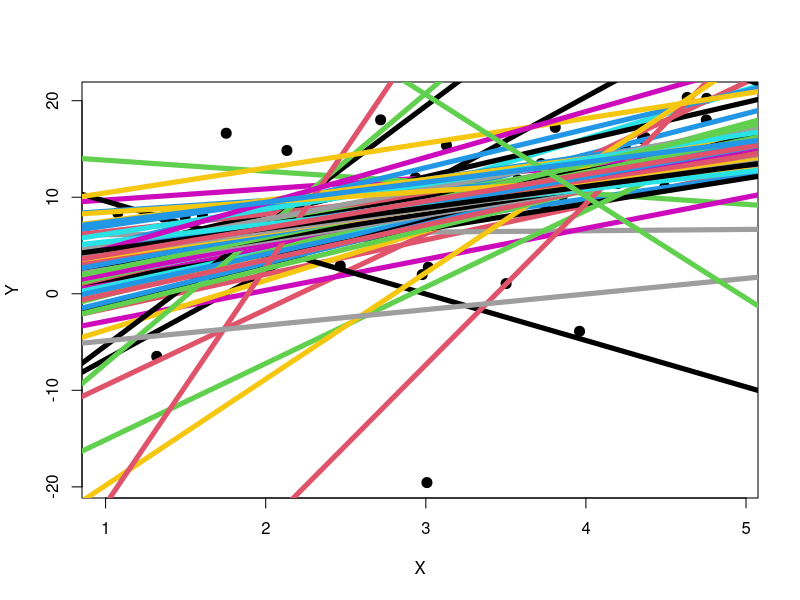
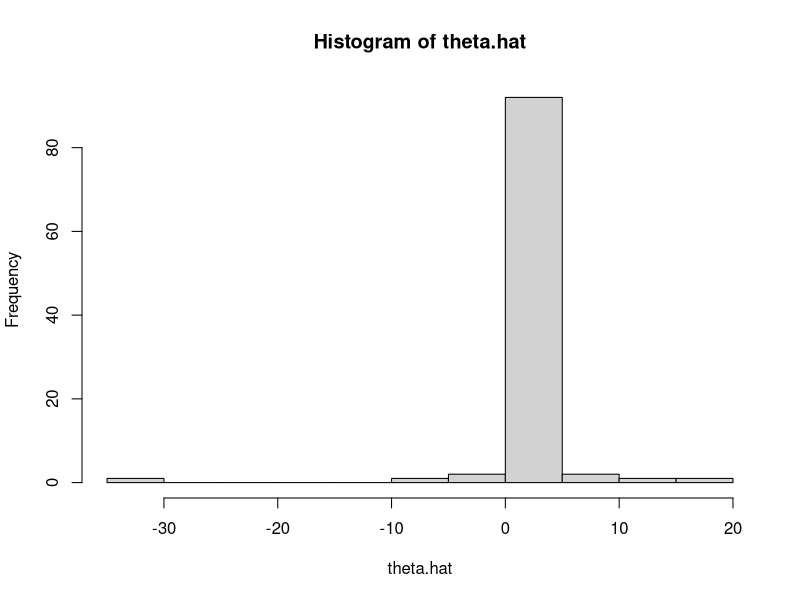
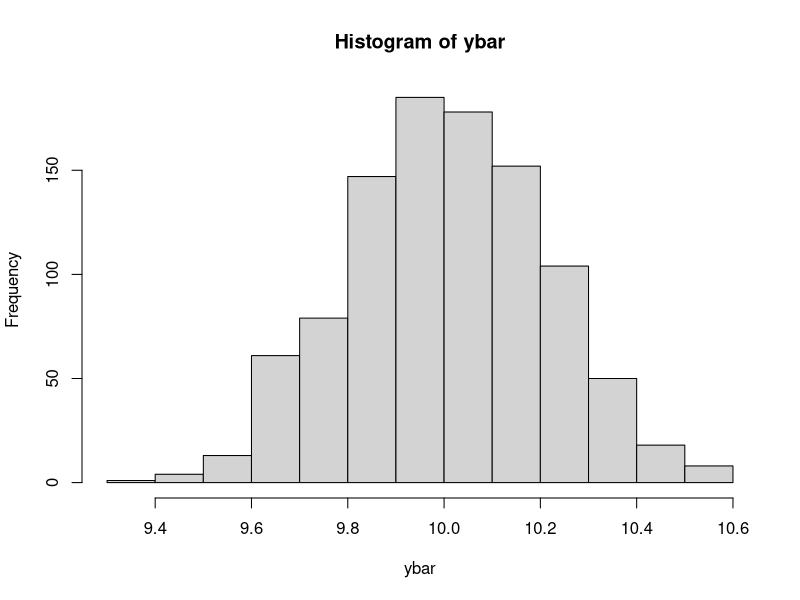

These figures' R source, in order:
##
## ST4060 / ST6040
## Monte Carlo demo script
## Eric Wolsztynski
##

# Example: simple linear regression 
# with non-normal noise (ie with outliers)

N = 100
theta.star = 3
X = runif(n=N,min=1,max=5)

# one experiment:
noise = rt(n=100,df=1)
Y = theta.star*X + noise
plot(X,Y,pch=20,cex=2)
o = lm(Y~X)
abline(o,col=2,lwd=5)

# repeat this experiment M times:
M = 100
for(m in 1:M){
	noise = rt(n=100,df=1)
	Y = theta.star*X + noise
	o = lm(Y~X)
	abline(o,col=m,lwd=5)
}

# we can evaluate the statistics for the estimator:
theta.hat = numeric(M)*NA
for(m in 1:M){
	noise = rt(n=100,df=1)
	Y = theta.star*X + noise
	o = lm(Y~X+0)
	theta.hat[m] = o$coef
}
theta.hat
mean(theta.hat)
var(theta.hat)
hist(theta.hat,breaks=7)

# Example: distribution of the sample mean 
# We know that due to the Central Limit Theorem,
# Y_bar ~ N(mu, sigma^2/N)
# where mu is the true population mean of a 
# sample of i.i.d. observations Y_1, ..., Y_N, 
# sigma is the population standard deviation, 
# and N is the sample size.

M = 1000
ybar = numeric(M)*NA
for(m in 1:M){
	Y = rnorm(n=100,m=10,sd=2) 
	ybar[m] = mean(Y)
}
hist(ybar)
mean(ybar) # should be close to mu=10
sd(ybar)
2/sqrt(100) # theoretic std deviation of Y_bar
